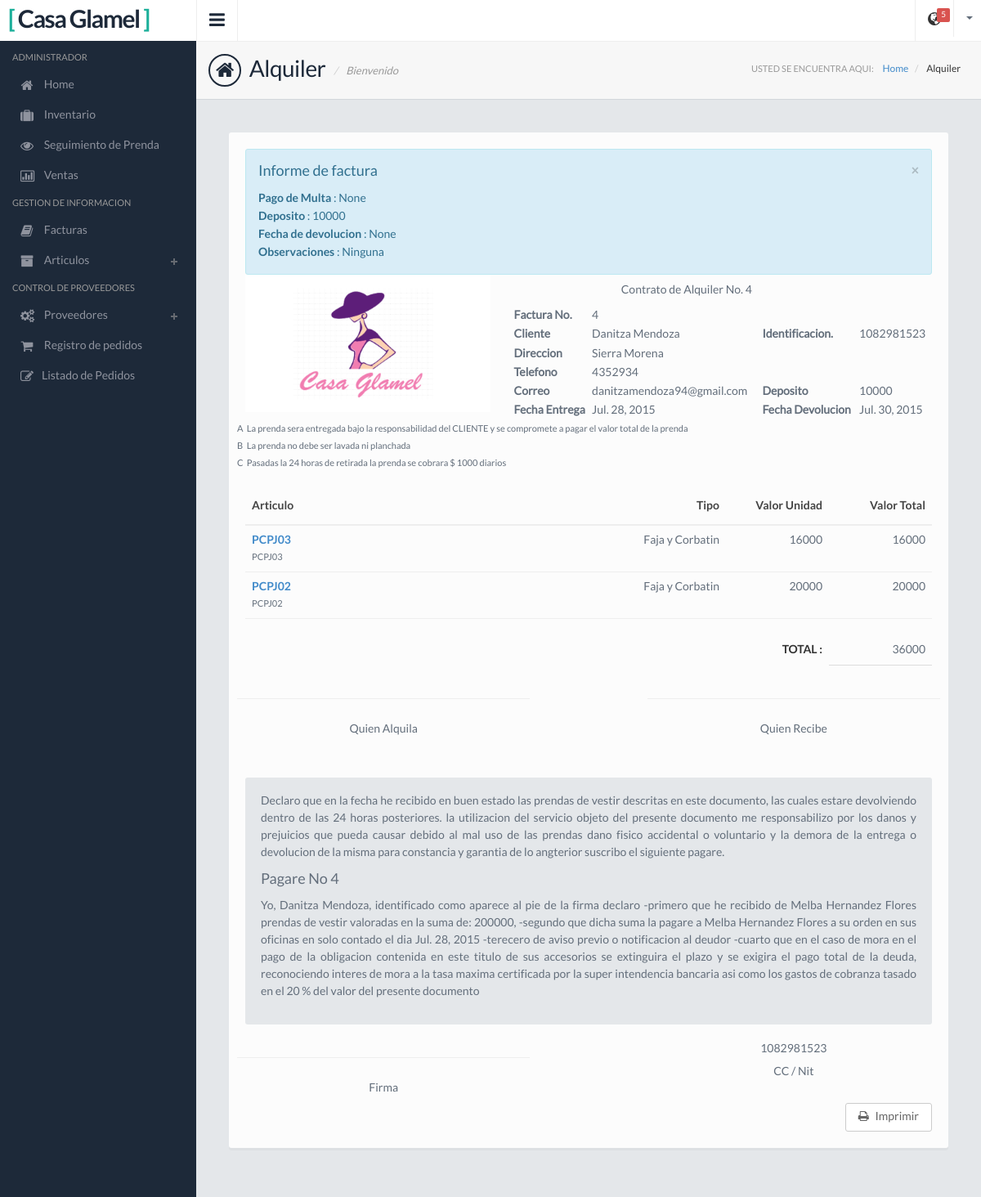
The page /Alquiler-Factura-Admin/4/ on the database its author committed.
### Apps/Alquiler/models.py (models this page shows, shortened)
class Alquiler(models.Model):
    cliente = models.ForeignKey(Cliente)
    vendedor = models.CharField(max_length=50,blank=True)
    fecha_entrega = models.DateField()
    fecha_devolucion = models.DateField()
    devuelto = models.BooleanField(default=False)
    deposito = models.IntegerField()
    observaciones = models.TextField()
    fecha_devolucion_dia = models.DateField(blank=True,null=True)
    multa = models.IntegerField(blank=True,null=True)

class Alquiler_Detail(models.Model):
    articulo = models.ForeignKey(Articulo)
    alquiler = models.ForeignKey(Alquiler)
    gratis = models.BooleanField(default=False)
    precio = models.IntegerField()

### Apps/GestionInf/models.py (models this page shows, shortened)
class Cliente(models.Model):
    full_nombre = models.CharField(max_length=100)
    identificacion = models.IntegerField()
    direccion = models.CharField(max_length=100)
    telefono = models.IntegerField()
    correo = models.CharField(max_length=100)

### Apps/Inventario/models.py (models this page shows, shortened)
class Articulo(models.Model):
    categoria_idcategoria = models.ForeignKey(Categoria)
    nombre_tipo = models.ForeignKey(Tipo)
    nombre_estado = models.ForeignKey(Estado)
    nombre_estado_ropa = models.ForeignKey(Estado_Ropa)
    color = models.ForeignKey(Color)
    nuevo = models.BooleanField(default=False)
    referencia = models.CharField(max_length=45)
    descripcion = models.CharField(max_length=100)
    fechaingreso = models.DateField()
    fechautil = models.DateField()
    precio_original = models.IntegerField()
    precio = models.IntegerField()
    ubicacion = models.CharField(max_length=45)
    talla = models.ForeignKey(Talla)

class Tipo(models.Model):
    nombre_tipo = models.CharField(max_length=50)
    def __str__(self):
        return self.nombre_tipo

### Apps/Alquiler/views.py (the view)
# urls.py: url(r'Alquiler-Factura-Admin/(?P<pk>[0-9]+)/$', Alquiler_Factura_detail.as_view(), name='Alquiler_Factura_detail'),
class Alquiler_Factura_detail(Alquiler_Factura):
    template_name = 'ModuloAdmin/Alquiler/Factura/alquiler_detail_admin.html'

### Apps/Alquiler/views.py (called while the page is built)
    def get_context_data(self, **kwargs):
        cotext = super(Alquiler_Factura,self).get_context_data(**kwargs)
        cotext['alquiler_detail'] = Alquiler_Detail.objects.filter(alquiler=self.get_object().pk)
        alquiler_detail_suma = Alquiler_Detail.objects.filter(alquiler=self.get_object().pk)
        suma = 0
        suma_original = 0
        for alquiler in alquiler_detail_suma:
            suma=alquiler.precio+suma
            suma_original=suma_original+alquiler.articulo.precio_original
        cotext['suma'] = suma
        cotext['suma_original'] = suma_original
        return cotext

### templates/ModuloAdmin/Alquiler/Factura/alquiler_detail_admin.html (shortened to what this page needs)
{% extends "base.html" %}
{% load static from staticfiles %}
{% block link%} <link href="{% static 'css/jquery.datatables.css' %}" rel="stylesheet">
 {%endblock%}
{% block page %} Alquiler {% endblock %}
{% block page2 %} Alquiler {% endblock %}
{% block contenido%}
     <div class="contentpanel">
      <div class="panel panel-default">
        <div class="panel-body">
            <div class="row">
                <div class="col-sm-12">
                    {% if alquiler.devuelto%}
                        <div class="alert alert-info fade in nomargin">
                            <button type="button" class="close" data-dismiss="alert" aria-hidden="true">&times;</button>
                            <h4>Informe de factura</h4>
                            <strong>Pago de Multa</strong> : {{ alquiler.multa }}<br>
                            <strong>Deposito</strong> : {{ alquiler.deposito }}<br>
                            <strong>Fecha de devolucion</strong> : {{ alquiler.fecha_devolucion_dia }} <br>
                            <strong>Observaciones</strong> : {{ alquiler.observaciones }} <br>
                        </div>
                    {% endif %}
                    <table style="width:100%">
                        <tr>
                            <td rowspan="7"><img src="{% static 'images/descarga.png' %}" class="img-responsive mb10" alt=""
                            height="300" width="300"/></td>
                            <th class="text-center" colspan="3"><h5>Contrato de Alquiler No. {{ alquiler.pk }}</h5></th>
                        </tr>
                        <tr>
                            <th>Factura No.</th>
                            <td>{{ alquiler.pk }}</td></tr>
                        <tr>
                            <th>Cliente</th>
                            <td>{{ alquiler.cliente.full_nombre }}</td>
                            <th>Identificacion.</th>
                            <td>{{ alquiler.cliente.identificacion }}</td>
                        </tr>
                            <tr>
                                <th>Direccion</th>
                                <td>{{ alquiler.cliente.direccion }}</td>
                            </tr>
                            <tr>
                                <th>Telefono</th>
                                <td>{{ alquiler.cliente.telefono }}</td>
                            </tr>
                            <tr>
                                <th>Correo</th>
                                <td>{{ alquiler.cliente.correo }}</td>
                                <th>Deposito</th>
                                <td>{{ alquiler.deposito }}</td>
                            </tr>
                            <tr>
                                <th>Fecha Entrega</th>
                                <td>{{ alquiler.fecha_entrega }}</td>
                                <th>Fecha Devolucion</th>
                                <td>{{ alquiler.fecha_devolucion }}</td>
                            </tr>
                    </table>
                </div>
                <div class="row">
                    <div class="col-md-12">
                        <table style="width:100%">
                            <tr>
                                <td><small>A</small></td>
                                <td><small>La prenda sera entregada bajo la responsabilidad del CLIENTE y se compromete a pagar el valor total de la prenda</small></td>
                            </tr>
                            <tr>
                                <td><small>B</small></td>
                                <td><small>La prenda no debe ser lavada ni planchada</small></td>
                            </tr>
                            <tr>
                                <td><small>C</small></td>
                                <td><small>Pasadas la 24 horas de retirada la prenda se cobrara $ 1000 diarios</small></td>
                            </tr>
                        </table>
                    </div>
                </div>
            </div>
            <div class="table-responsive">
            <table class="table table-invoice">
            <thead>
              <tr>
                <th>Articulo</th>
                <th>Tipo</th>
                <th>Valor Unidad</th>
                <th>Valor Total</th>
              </tr>
            </thead>
            <tbody>
            {% for alquiler_detail in alquiler_detail%}
              <tr>
                <td>
                    <div class="text-primary"><strong>{{ alquiler_detail.articulo.referencia }}</strong></div>
                    <small>{{ alquiler_detail.articulo.descripcion }}</small>
                </td>
                <td>{{ alquiler_detail.articulo.nombre_tipo }}</td>
                <td>{{ alquiler_detail.precio }}</td>
                <td>{{ alquiler_detail.precio }}</td>
              </tr>
                {% endfor %}
          </table>
          </div>
            <table class="table table-total">
                <tbody>
                    <tr>
                        <td><strong>TOTAL :</strong></td>
                        <td>{{ suma }}</td>
                    </tr>
                </tbody>
            </table>
            <div class="row">
                <div class="col-lg-5">
                    <div class="row"><hr></div>
                    <div class="row"><h5 class="text-center">Quien Alquila</h5></div>
                </div>
                <div class="col-lg-2">
                </div>
                <div class="col-lg-5">
                    <div class="row"><hr></div>
                    <div class="row"><h5 class="text-center">Quien Recibe</h5></div>
                </div>
            </div>
            <div class="well">
                <p class="text-justify"> Declaro que en la fecha he recibido en buen estado las prendas de vestir descritas en este documento,
                    las cuales estare devolviendo dentro de las 24 horas posteriores. la utilizacion del servicio objeto
                    del presente documento me responsabilizo por los danos y prejuicios que pueda causar debido al mal
                    uso de las prendas dano fisico accidental o voluntario y la demora de la entrega o devolucion de la
                    misma para constancia y garantia de lo angterior suscribo el siguiente pagare.
                </p>
                <p><h4>Pagare No {{ alquiler.pk }}</h4></p>
                <p class="text-justify"> Yo, {{ alquiler.cliente.full_nombre }}, identificado como aparece al pie de la firma declaro -primero que he recibido
                    de Melba Hernandez Flores prendas de vestir valoradas en la suma de: {{ suma_original }}, -segundo que
                    dicha suma la pagare a Melba Hernandez Flores a su orden en sus oficinas en solo contado el dia {{ alquiler.fecha_entrega }}
                    -terecero de aviso previo o notificacion al deudor -cuarto que en el caso de mora en el pago de la
                    obligacion contenida en este titulo de sus accesorios se extinguira el plazo y se exigira el pago total
                    de la deuda, reconociendo interes de mora a la tasa maxima certificada por la super intendencia bancaria
                    asi como los gastos de cobranza tasado en el 20 % del valor del presente documento
                </p>
            </div>
            <div class="row">
                <div class="col-lg-5">
                    <div class="row"><hr></div>
                    <div class="row"><h5 class="text-center">Firma</h5></div>
                </div>
                <div class="col-lg-2">
                </div>
                <div class="col-lg-5">
                    <div class="row text-center">{{ alquiler.cliente.identificacion }}</div>
                    <div class="row"><h5 class="text-center">CC / Nit</h5></div>
                </div>
            </div>
            <form method="post">
            <div class="text-right btn-invoice">
                <a href="{% url 'Alquiler:Alquiler_Factura_Imprimir' alquiler.pk%}" class="btn btn-white" target="_blank"><i class="fa fa-print mr5"></i> Imprimir</a>
            </div>
            </form>
        </div>
      </div>
    </div>
{% endblock %}

### static/css/style.default.css (style rules this page uses)
body { background: #1d2939; font-family: 'LatoRegular', 'Lucida Grande', 'Lucida Sans Unicode', Helvetica, sans-serif !important; line-height: 21px; color: #636e7b; overflow: hidden; }
h1,h2,h3,h4,h5 { font-family: 'LatoRegular', 'Lucida Grande', 'Lucida Sans Unicode', Helvetica, sans-serif; }
strong { font-family: 'LatoBold'; font-weight: normal; }
.contentpanel { padding: 20px; }
.contentpanel::after { clear: both; display: block; content: ''; }
p { margin-bottom: 10px; }
.table-invoice { -moz-box-shadow: none; -webkit-box-shadow: none; box-shadow: none; border-bottom: 1px solid #eee; margin-top: 20px; }
.table-invoice thead > tr > th { background: none; }
.table-invoice thead > tr > th:last-child, .table-invoice thead > tr > th:nth-child(3), .table-invoice thead > tr > th:nth-child(2) { text-align: right; }
.table-invoice tbody > tr > td:last-child, .table-invoice tbody > tr > td:nth-child(3), .table-invoice tbody > tr > td:nth-child(2) { width: 15%; text-align: right; }
.table-total { -moz-box-shadow: none; -webkit-box-shadow: none; box-shadow: none; float: right; }
.table-total > tbody > tr > td { border: 0; }
.table-total > tbody > tr > td:last-child { border-bottom: 1px solid #ddd; width: 15%; text-align: right; }
.table-total > tbody > tr > td:first-child { text-align: right; color: #333; }
.mb10 { margin-bottom: 10px; }
.mr5 { margin-right: 5px; }
.nomargin { margin: 0; }

### rows shown on the page
Alquiler: multa "None", deposito "10000", fecha_devolucion_dia "None", observaciones "Ninguna", pk "4", cliente.full_nombre "Danitza Mendoza", cliente.identificacion "1082981523", cliente.direccion "Sierra Morena", cliente.telefono "4352934", cliente.correo "danitzamendoza94@gmail.com", fecha_entrega "Jul. 28, 2015", fecha_devolucion "Jul. 30, 2015"
Alquiler_Detail: articulo.referencia "PCPJ03", articulo.descripcion "PCPJ03", articulo.nombre_tipo "Faja y Corbatin", precio "16000"
Alquiler_Detail: articulo.referencia "PCPJ02", articulo.descripcion "PCPJ02", articulo.nombre_tipo "Faja y Corbatin", precio "20000"

### other values the page prints
{{ suma }} "36000"
{{ suma_original }} "200000"
